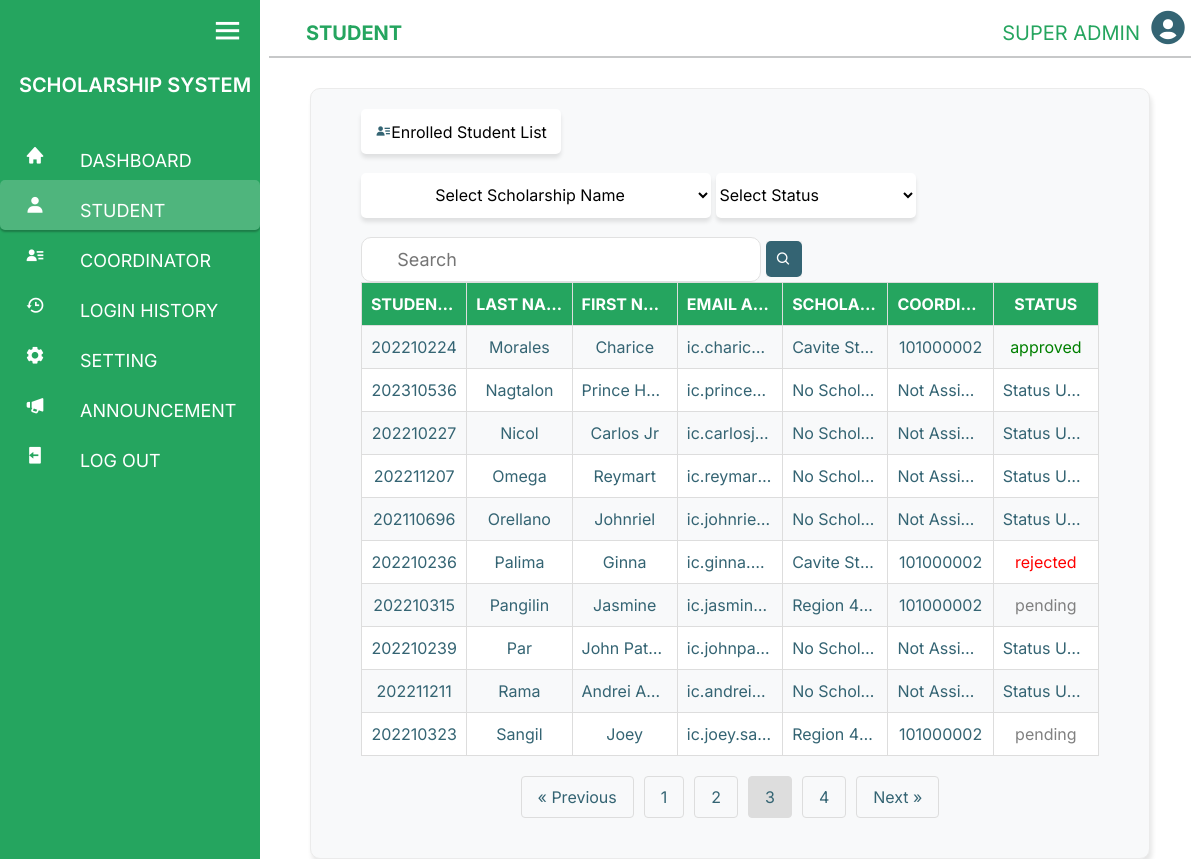
Page /superadmin/superadmin_Student.php?page=3 on the committed database.
### tables this page shows
CREATE TABLE `tbl_student_acc` (
  `Student_No` int(11) NOT NULL,
  `First_name` varchar(50) NOT NULL,
  `Last_name` varchar(50) NOT NULL,
  `Email_Address` varchar(50) NOT NULL,
  `Password` longtext NOT NULL,
  `OTP_password` varchar(191) DEFAULT NULL,
  `Verification_Token` varchar(191) NOT NULL,
  `Verification_Status` tinyint(2) NOT NULL DEFAULT 0 COMMENT '0 = no, 1 = yes',
  `Date_Created` timestamp NOT NULL DEFAULT current_timestamp() ON UPDATE current_timestamp()
);

CREATE TABLE `tbl_scholarship` (
  `scholarship_no` int(11) NOT NULL,
  `scholarship_name` text NOT NULL,
  `description` text NOT NULL,
  `qualifications` text NOT NULL,
  `start_of_applications` date NOT NULL,
  `end_of_applications` date NOT NULL,
  `Admin_id` int(11) NOT NULL,
  `scholarship_processed` datetime DEFAULT NULL
);

CREATE TABLE `tbl_application_scholarship` (
  `Student_No` int(11) NOT NULL,
  `scholarship_no` int(11) NOT NULL,
  `C_status` varchar(50) NOT NULL,
  `rejection_reason` text NOT NULL,
  `application_date` date DEFAULT NULL,
  `Admin_id` int(11) DEFAULT NULL,
  `processed_date` datetime DEFAULT NULL
);

### superadmin/superadmin_Student.php (the view, shortened to what this page needs)
<?php
$conn = new mysqli('localhost', 'root', '', 'db_scholarship_system');
?>
<!DOCTYPE html>
<html lang="en">
<head>
    <link href="bootstrap.min.css" rel="stylesheet">
    <link href='https://unpkg.com/boxicons@2.0.7/css/boxicons.min.css' rel='stylesheet'>
    <link rel="stylesheet" href="superadmin.css">
    <link href="sweetalert2.min.css" rel="stylesheet">
</head>
<body>
    <div class="sidebar open">
        <div class="home-content">
            <i class='bx bx-menu'></i>
        </div>
        <div class="logo-details justify-content-center">
            <span class="logo_name">SCHOLARSHIP SYSTEM</span>
        </div>
        <ul class="nav-links">
            <li>
                <a href="superadmin_dashboard.php">
                    <i class='bx bxs-home'></i>
                    <span class="link_name">DASHBOARD</span>
                </a>
            </li>
            <li style="border-radius: 5px;
background: rgba(244, 244, 244, 0.20);
box-shadow: 0px 2px 2px 0px rgba(0, 0, 0, 0.25);">
                <a href="superadmin_Student.php">
                    <i class='bx bxs-user'></i>
                    <span class="link_name">STUDENT</span>
                </a>
            </li>
            <li>
                <a href="superadmin_coor.php">
                    <i class='bx bxs-user-detail'></i>
                    <span class="link_name">COORDINATOR</span>
                </a>
            </li>
            <li>
                <a href="superadmin_history.php">
                    <i class='bx bx-history'></i>
                    <span class="link_name">LOGIN HISTORY</span>
                </a>
            </li>
            <li>
                <a href="superadmin_setting.php">
                    <i class='bx bxs-cog'></i>
                    <span class="link_name">SETTING</span>
                </a>
            </li>
            <li>
                <a href="superadmin_announcement.php">
                    <i class='bx bxs-megaphone'></i>
                    <span class="link_name">ANNOUNCEMENT</span>
                </a>
            </li>
            <li>
                <a href="" id="logout-link">
                    <i class='bx bxs-log-out'></i>
                    <span class="link_name ">LOG OUT</span>
                </a>
            </li>
        </ul>
    </div>
    <section class="home-section ">
        <nav class="navbar navbar-expand-lg navbar-light">
            <div class="container-fluid">
                <span class=" ms-4 fw-bold">STUDENT</span>
                <div class="d-flex ms-auto">
                    <a href="#" class="nav-link d-flex align-items-center">
                        <span class="me-2 fw-normal">SUPER ADMIN</span>
                        <i class='bx bxs-user-circle custom-icon'></i>
                    </a>
                </div>
            </div>
        </nav>
        <hr>
        <div class="main-container" id="div1">
            <div class="row">
                <div class="col-sm-12">
                    <button class="application-btn" id="buttonInDiv1" style="float: left;"><i class='bx bxs-user-detail'></i>Enrolled Student List</button>
                    <div class="content-application">
                        <form action="" method="POST">
                            <select style="border: none; width:350px; text-align:center;" class="application-btn" id="select_Scholar_name" name="req_name">
                                <option value="" disabled selected>Select Scholarship Name</option>
                            </select>
                            <select style="border: none;" name="status_select" id="status_select" class="application-btn">
                                <option value="" disabled selected>Select Status</option>
                            </select>
                            <input class="search-input" type="text" name="search_user" id="search_user" value="<?php echo isset($_POST['search_user']) ? htmlspecialchars($_POST['search_user']) : ''; ?>" placeholder="   Search">
                            <button type="button" name="submit" value="submit-pending">
                                <div class='bx bx-search'></div>
                            </button>
                        </form>
                    </div>
                </div>
            </div>
            <div class="row">
                <div class="col-sm-12 content-student">
                    <table class="table-striped">
                        <tr>
                            <th>STUDENT ID</th>
                            <th>LAST NAME</th>
                            <th>FIRST NAME</th>
                            <th>EMAIL ADDRESS</th>
                            <th>SCHOLARSHIP NAME</th>
                            <th style='text-align: center;'>COORDINATOR ID</th>
                            <th style='text-align: center;'>STATUS</th>
                        </tr>
                        <tbody id="results-container">
                        <?php
                            $records_per_page = 10;
                            $current_page = isset($_GET['page']) && is_numeric($_GET['page']) ? (int)$_GET['page'] : 1;
                            $offset = ($current_page - 1) * $records_per_page;
                            $total_records_sql = "SELECT COUNT(*) AS total FROM tbl_student_acc";
                            $total_records_result = $conn->query($total_records_sql);
                            $total_records = $total_records_result->fetch_assoc()['total'];
                            $total_pages = ceil($total_records / $records_per_page);
                            $sql_default = "
                                SELECT
                                    tbl_student_acc.Student_No,
                                    tbl_student_acc.First_name,
                                    tbl_student_acc.Last_name,
                                    tbl_student_acc.Email_Address,
                                    tbl_scholarship.scholarship_name,
                                    tbl_application_scholarship.Admin_id,
                                    tbl_application_scholarship.C_status
                                FROM
                                    tbl_student_acc
                                LEFT JOIN
                                    tbl_application_scholarship
                                ON
                                    tbl_student_acc.Student_No = tbl_application_scholarship.Student_No
                                LEFT JOIN
                                    tbl_scholarship
                                ON
                                    tbl_scholarship.scholarship_no = tbl_application_scholarship.scholarship_no
                                ORDER BY
                                    tbl_student_acc.Last_name ASC
                                LIMIT $records_per_page OFFSET $offset
                            ";
                            $result_default = $conn->query($sql_default);
                            if ($result_default->num_rows > 0) {
                                $row_count = 0;
                                while ($row = $result_default->fetch_assoc()) {
                                    $row_class = ($row_count % 2 == 0) ? 'even' : 'odd';
                                    $row_count++;
                                    $admin_id = !empty($row["Admin_id"]) ? htmlspecialchars($row["Admin_id"]) : 'Not Assigned';
                                    $scholarship_name = !empty($row["scholarship_name"]) ? htmlspecialchars($row["scholarship_name"]) : 'No Scholarship';
                                    $c_status = !empty($row["C_status"]) ? htmlspecialchars($row["C_status"]) : 'Status Unknown';
                                    $status_color = '#346473';
                                    if (strtolower($c_status) == 'pending') {
                                        $status_color = 'gray';
                                    } elseif (strtolower($c_status) == 'approved') {
                                        $status_color = 'green';
                                    } elseif (strtolower($c_status) == 'rejected') {
                                        $status_color = 'red';
                                    }
                                    echo "<tr class='$row_class'>
                                        <td>" . htmlspecialchars($row["Student_No"]) . "</td>
                                        <td>" . htmlspecialchars($row["Last_name"]) . "</td>
                                        <td>" . htmlspecialchars($row["First_name"]) . "</td>
                                        <td>" . htmlspecialchars($row["Email_Address"]) . "</td>
                                        <td>" . $scholarship_name . "</td>
                                        <td style='text-align: center;'>" . $admin_id . "</td>
                                        <td style='text-align: center; color: $status_color;'>" . $c_status . "</td>
                                    </tr>";
                                }
                            } else {
                                echo "<tr>
                                    <td colspan='7' style='text-align: center;'>NO AVAILABLE APPLICATION!</td>
                                </tr>";
                            }
                            ?>
                        </tbody>
                    </table>
                    <?php
                            echo "<div class='pagination' style='text-align: center; margin-top: 20px;'>";
                            if ($current_page > 1) {
                                echo "<a href='?page=" . ($current_page - 1) . "'>&laquo; Previous</a> ";
                            }
                            for ($page = 1; $page <= $total_pages; $page++) {
                                if ($page == $current_page) {
                                    echo "<a href='' style='background-color:#dddddd;'>$page</a> ";
                                } else {
                                    echo "<a href='?page=$page'>$page</a> ";
                                }
                            }
                            if ($current_page < $total_pages) {
                                echo "<a href='?page=" . ($current_page + 1) . "'>Next &raquo;</a>";
                            }
                            echo "</div>";
                    ?>
                </div>
            </div>
        </div>
    </section>
</body>
</html>

### superadmin/superadmin.css (style rules this page uses)
* { margin: 0; padding: 0; box-sizing: border-box; }
body { font-family: 'Inter', sans-serif; }
.sidebar { position: fixed; top: 0; left: 0; height: 100%; width: 260px; background: #25A55F; z-index: 100; transition: all 0.5s ease; }
.sidebar .home-content { height: 60px; padding-left: 5px; padding-right: 5px; display: flex; align-items: center; justify-content: flex-end; position: relative; }
.home-content .bx-menu { color: #ffffff; font-size: 35px; cursor: pointer; position: absolute; right: 15px; transition: all 0.5s ease; }
.sidebar .logo-details { height: auto; width: 100%; display: flex; align-items: center; justify-content: center; }
.sidebar .logo-details .logo_name { font-size: 20px; color: #fff; font-weight: 600; transition: 0.2s ease; transition-delay: 0.1s; white-space: nowrap; }
.sidebar .nav-links { height: 100%; padding: 30px 0 150px 0; overflow: auto; }
.sidebar .nav-links li { position: relative; list-style: none; transition: all 0.4s ease; }
.sidebar .nav-links li i { height: 50px; min-width: 70px; text-align: center; line-height: 50px; color: #fff; font-size: 20px; transition: all 0.3s ease; }
.sidebar .nav-links li a { display: flex; align-items: center; text-decoration: none; }
.sidebar .nav-links li a .link_name { font-size: 18px; font-weight: 400; color: #fff; transition: all 0.4s ease; white-space: nowrap; }
.home-section { position: relative; background: #fff; height: 100vh; left: 260px; width: calc(100% - 260px); transition: all 0.5s ease; }
.container-fluid span { color: #25A55F; }
.custom-icon { font-size: 2.5rem; color: #346473; }
hr { margin: 0 auto; border: 1px solid; width: 98%; }
.main-container { margin: 30px 50px 30px 50px; padding: 20px 50px 20px 50px; background-color: #f8f9fa; border: #ebebeb solid 1px; color: #346473; border-radius: 10px; box-shadow: 2px 5px 5px rgba(0, 0, 0, 0.1); }
.content-application { float: right; }
.bx,b { color: #346473; }
.application-btn { border-radius: 5px; background: #FFF; box-shadow: 0px 4px 4px 0px rgba(0, 0, 0, 0.10); width: 200px; height: 45px; margin-bottom: 19px; }
.search-input { border-radius: 10px; border: 1px solid #E1E1E1; background: #FFF; text-indent: 20px; font-size: 18px; width: 400px; height: 45px; }
.bx-search { border-radius: 5px ; background-color: #346473; color: #FFF; padding: 10px; }
button { border: none; }
table { width: 100%; table-layout: fixed; border-collapse: collapse; }
th { height: 30px; }
th,td { text-align: left; overflow: hidden; text-overflow: ellipsis; white-space: nowrap; }
span { font-size: 20px; font-weight: solid; color: white; padding: 10px 0px 0px 10px; }
table { width: 100%; border-collapse: collapse; }
th, td { padding: 8px; text-align: left; border: 1px solid #ddd; }
tr.even { background-color: #f8f9fa; }
tr.odd { background-color: #ffffff; }
th { background-color: #25A55F; color: white; }
.pagination { display: flex; justify-content: center; margin: 20px 0; }
.pagination a { margin: 0 5px; padding: 8px 16px; border: 1px solid #ddd; border-radius: 4px; text-decoration: none; color: #346473; }
th, td { padding: 9px; text-align: left; border: 1px solid #ddd; text-align: center; }

### rows in the picture
tbl_student_acc: Student_No "202210224", Last_name "Morales", First_name "Charice", Email_Address "ic.chari…", tbl_scholarship.scholarship_name "Cavite S…", tbl_application_scholarship.Admin_id "101000002", tbl_application_scholarship.C_status "approved"
tbl_student_acc: Student_No "202310536", Last_name "Nagtalon", First_name "Prince…", Email_Address "ic.princ…", scholarship_name "No Sch…", admin_id "Not Ass…", c_status "Status…"
tbl_student_acc: Student_No "202210227", Last_name "Nicol", First_name "Carlos Jr", Email_Address "ic.carlo…", scholarship_name "No Sch…", admin_id "Not Ass…", c_status "Status…"
tbl_student_acc: Student_No "202211207", Last_name "Omega", First_name "Reymart", Email_Address "ic.reym…", scholarship_name "No Sch…", admin_id "Not Ass…", c_status "Status…"
tbl_student_acc: Student_No "202110696", Last_name "Orellano", First_name "Johnriel", Email_Address "ic.johnri…", scholarship_name "No Sch…", admin_id "Not Ass…", c_status "Status…"
tbl_student_acc: Student_No "202210236", Last_name "Palima", First_name "Ginna", Email_Address "ic.ginna…", tbl_scholarship.scholarship_name "Cavite S…", tbl_application_scholarship.Admin_id "101000002", tbl_application_scholarship.C_status "rejected"
tbl_student_acc: Student_No "202210315", Last_name "Pangilin", First_name "Jasmine", Email_Address "ic.jasmi…", tbl_scholarship.scholarship_name "Region…", tbl_application_scholarship.Admin_id "101000002", tbl_application_scholarship.C_status "pending"
tbl_student_acc: Student_No "202210239", Last_name "Par", First_name "John Pa…", Email_Address "ic.johnp…", scholarship_name "No Sch…", admin_id "Not Ass…", c_status "Status…"
tbl_student_acc: Student_No "202211211", Last_name "Rama", First_name "Andrei…", Email_Address "ic.andre…", scholarship_name "No Sch…", admin_id "Not Ass…", c_status "Status…"
tbl_student_acc: Student_No "202210323", Last_name "Sangil", First_name "Joey", Email_Address "ic.joey.s…", tbl_scholarship.scholarship_name "Region…", tbl_application_scholarship.Admin_id "101000002", tbl_application_scholarship.C_status "pending"
